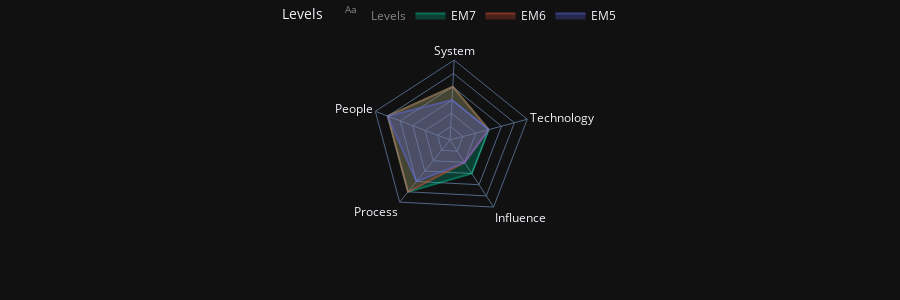

Source (notebook cell):
### Code cell
fig = plot_engineering_ladders(engineering_manager_levels, template="plotly_dark", height=300, size="sm")#, text="name")
fig

### Figure 1 — Plotly figure (JSON) as saved in the notebook; plotly's stock layout.template omitted (floating-point values rounded to 4 significant figures)
{"data": [{"hovertemplate": ["Actively learns and adopts the<br>technology and tools defined<br>by the team", "Is the go-to person for one or<br>more technologies and takes<br>initiative to learn new ones", "Researches, creates proofs of<br>concept and introduces new<br>technologies to the team", "Has very deep knowledge about<br>the whole technology stack of<br>the system", "Designs and creates new<br>technologies that are widely<br>used either by internal or<br>external teams", "Successfully pushes new<br>features and bug fixes to<br>improve and extend the system", "Designs and implements medium<br>to large size features while<br>reducing the system’s tech<br>debt", "Owns the production operation<br>and monitoring of the system<br>and is aware of its SLAs", "Evolves the architecture to<br>support future requirements<br>and defines its SLAs", "Leads the technical excellence<br>of the system and creates<br>plans to mitigate outages", "Quickly learns from others and<br>consistently steps up when it<br>is required", "Proactively supports other<br>team members and helps them to<br>be successful", "Mentors others to accelerate<br>their career-growth and<br>encourages them to participate", "Coordinates team members<br>providing effective feedback<br>and moderating discussions", "Manages the team members’<br>career, expectations,<br>performance and level of<br>happiness", "Follows the team processes,<br>delivering a consistent flow<br>of features to production", "Enforces the team processes,<br>making sure everybody<br>understands the benefits and<br>tradeoffs", "Challenges the team processes,<br>looking for ways to improve<br>them", "Adjusts the team processes,<br>listening to feedback and<br>guiding the team through the<br>changes", "Defines the right processes<br>for the team’s maturity level,<br>balancing agility and<br>discipline", "Makes an impact on one or more<br>subsystems", "Makes an impact on the whole<br>team, not just on specific<br>parts of it", "Makes an impact not only<br>his/her team but also on other<br>teams", "Makes an impact on the whole<br>tech organization", "Makes an impact on the tech<br>community"], "mode": "text", "name": "Levels", "r": [1, 2, 3, 4, 5, 1, 2, 3, 4, 5, 1, 2, 3, 4, 5, 1, 2, 3, 4, 5, 1, 2, 3, 4, 5], "text": ["Adopts", "Specializes", "Evangelizes", "Masters", "Creates", "Enhances", "Designs", "Owns", "Evolves", "Leads", "Learns", "Supports", "Mentors", "Coordinates", "Manages", "Follows", "Enforces", "Challenges", "Adjusts", "Defines", "Subsystem", "Team", "Multiple Teams", "Company", "Community"], "textposition": "top center", "theta": ["Technology", "Technology", "Technology", "Technology", "Technology", "System", "System", "System", "System", "System", "People", "People", "People", "People", "People", "Process", "Process", "Process", "Process", "Process", "Influence", "Influence", "Influence", "Influence", "Influence"], "type": "scatterpolar", "visible": "legendonly"}, {"customdata": [["Researches, creates proofs of<br>concept and introduces new<br>technologies to the team"], ["Evolves the architecture to<br>support future requirements<br>and defines its SLAs"], ["Manages the team members’<br>career, expectations,<br>performance and level of<br>happiness"], ["Defines the right processes<br>for the team’s maturity level,<br>balancing agility and<br>discipline"], ["Makes an impact not only<br>his/her team but also on other<br>teams"], ["Researches, creates proofs of<br>concept and introduces new<br>technologies to the team"]], "fill": "toself", "hovertemplate": "<b>%{hovertext}</b><br><br>title_short=EM7<br>value=%{r}<br>axis=%{theta}<br>description=%{customdata[0]}<extra></extra>", "hovertext": ["EVANGELIZES", "EVOLVES", "MANAGES", "DEFINES", "MULTIPLE_TEAMS", "EVANGELIZES"], "legendgroup": "EM7", "line": {"color": "#00cc96", "dash": "solid"}, "marker": {"symbol": "circle"}, "mode": "lines", "name": "EM7", "opacity": 0.5, "r": [3, 4, 5, 5, 3, 3], "showlegend": true, "subplot": "polar", "theta": ["Technology", "System", "People", "Process", "Influence", "Technology"], "type": "scatterpolar"}, {"customdata": [["Researches, creates proofs of<br>concept and introduces new<br>technologies to the team"], ["Evolves the architecture to<br>support future requirements<br>and defines its SLAs"], ["Manages the team members’<br>career, expectations,<br>performance and level of<br>happiness"], ["Defines the right processes<br>for the team’s maturity level,<br>balancing agility and<br>discipline"], ["Makes an impact on the whole<br>team, not just on specific<br>parts of it"], ["Researches, creates proofs of<br>concept and introduces new<br>technologies to the team"]], "fill": "toself", "hovertemplate": "<b>%{hovertext}</b><br><br>title_short=EM6<br>value=%{r}<br>axis=%{theta}<br>description=%{customdata[0]}<extra></extra>", "hovertext": ["EVANGELIZES", "EVOLVES", "MANAGES", "DEFINES", "TEAM", "EVANGELIZES"], "legendgroup": "EM6", "line": {"color": "#EF553B", "dash": "solid"}, "marker": {"symbol": "circle"}, "mode": "lines", "name": "EM6", "opacity": 0.5, "r": [3, 4, 5, 5, 2, 3], "showlegend": true, "subplot": "polar", "theta": ["Technology", "System", "People", "Process", "Influence", "Technology"], "type": "scatterpolar"}, {"customdata": [["Researches, creates proofs of<br>concept and introduces new<br>technologies to the team"], ["Owns the production operation<br>and monitoring of the system<br>and is aware of its SLAs"], ["Manages the team members’<br>career, expectations,<br>performance and level of<br>happiness"], ["Adjusts the team processes,<br>listening to feedback and<br>guiding the team through the<br>changes"], ["Makes an impact on the whole<br>team, not just on specific<br>parts of it"], ["Researches, creates proofs of<br>concept and introduces new<br>technologies to the team"]], "fill": "toself", "hovertemplate": "<b>%{hovertext}</b><br><br>title_short=EM5<br>value=%{r}<br>axis=%{theta}<br>description=%{customdata[0]}<extra></extra>", "hovertext": ["EVANGELIZES", "OWNS", "MANAGES", "ADJUSTS", "TEAM", "EVANGELIZES"], "legendgroup": "EM5", "line": {"color": "#636efa", "dash": "solid"}, "marker": {"symbol": "circle"}, "mode": "lines", "name": "EM5", "opacity": 0.5, "r": [3, 3, 5, 4, 2, 3], "showlegend": true, "subplot": "polar", "theta": ["Technology", "System", "People", "Process", "Influence", "Technology"], "type": "scatterpolar"}], "layout": {"height": 300, "legend": {"orientation": "h", "title": {"text": "Levels"}, "tracegroupgap": 0, "x": 0.5, "xanchor": "center", "y": 0.9, "yanchor": "bottom", "yref": "container"}, "margin": {"t": 60}, "polar": {"angularaxis": {"rotation": 15}, "domain": {"x": [0, 1], "y": [0, 1]}, "gridshape": "linear", "radialaxis": {"dtick": 1, "range": [0, 6], "showline": false, "showticklabels": false, "visible": true}}}}
